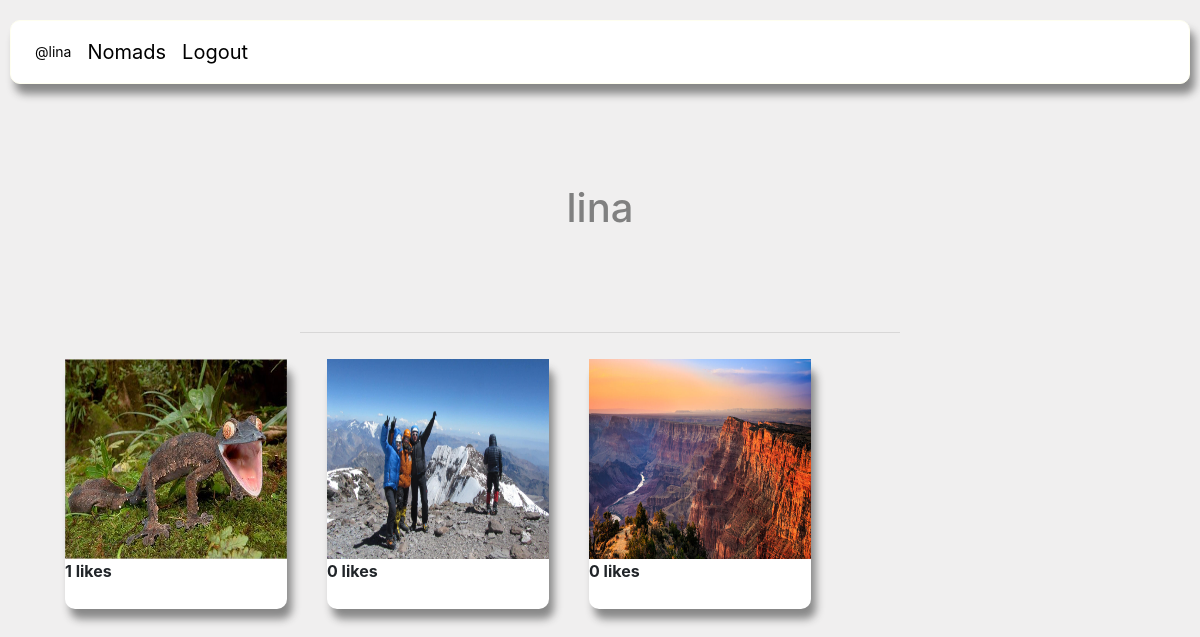
/users_post/2, run on an earlier commit of the app's database.
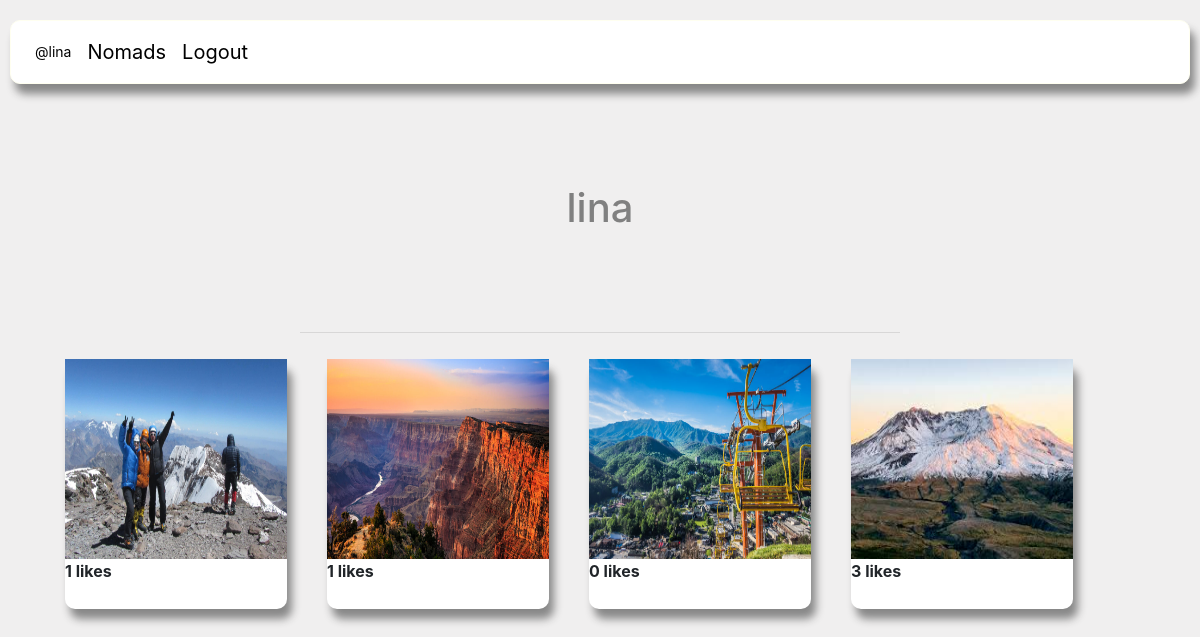
And on a later commit of the database.
### nomadapp/models/post.py (models this page shows, shortened)
class Post(models.Model):
    user = models.ForeignKey(User, on_delete=models.CASCADE, related_name='comment')
    title = models.CharField(max_length=50)
    location = models.CharField(max_length=255, blank=True, default=None)
    description = models.TextField(blank=True, default='')
    date = models.DateField(auto_now=False, auto_now_add=False,)
    liked = models.ManyToManyField(User, default=None,blank=True,related_name='liked')
    post_image = models.ImageField(blank=True, upload_to='images/')
    class Meta:
        verbose_name = ("post")
        verbose_name_plural = ("posts")

### nomadapp/views/posts/user_post_list.py (the view)
# urls.py: path('users_post/<int:user_id>', user_post_list, name='users_post'),
def user_post_list(request, user_id):
    if request.method == 'GET':
        user = get_user(user_id)
        users_post = Post.objects.filter(user_id=user.id)
        template = 'posts/user_post_list.html'
        context = {
        'user': user,
        'users_post': users_post
        }
        return render(request, template, context)

### nomadapp/views/posts/user_post_list.py (called while the page is built)
def get_user(user_id):
    return User.objects.get(pk=user_id)

### nomadapp/templates/posts/user_post_list.html (shortened to what this page needs)
{% extends 'shared/base.html' %}
{% load static %}
{% block css %}
    <link rel="stylesheet" href="{% static 'styles/user_posts.css' %}" />
{% endblock %}
{% block content %}
<h1 class="username">{{user.username}}</h1>
<hr>
    <div class="container">
        {% for post in users_post %}
            <div class="post_card">
            <img class="post_photo" src="{{post.post_image.url}}"></img>
            <div><strong>{{post.liked.all.count}} likes</strong></div>
            </div>
        {% endfor %}
</div>
{% endblock %}

What changed in the data, as far as the page shows it:
removed Post: post_image (picture), liked.all.count "1"
computed for Post (number 1 of 4 on the later page): liked.all.count "0" → "1"
computed for Post (number 2 of 4 on the later page): liked.all.count "0" → "1"
added Post: post_image (picture), liked.all.count "0"
added Post: post_image (picture), liked.all.count "3"
